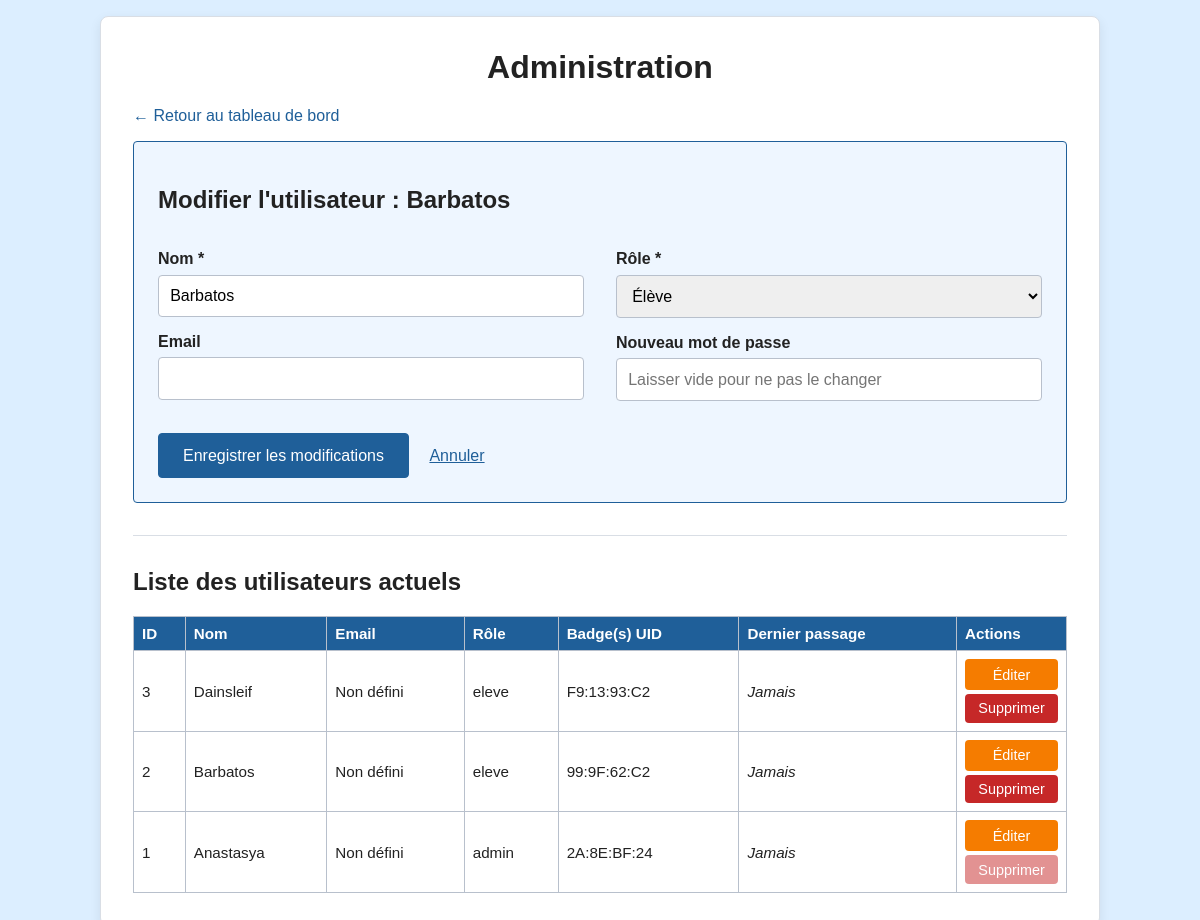
Page /gestion_utilisateurs.php?edit=2 (signed in) on the committed database.
### tables this page shows
CREATE TABLE `Utilisateur` (
  `id_user` int(11) NOT NULL AUTO_INCREMENT,
  `nom` varchar(50) NOT NULL,
  `prenom` varchar(50) DEFAULT NULL,
  `email` varchar(100) DEFAULT NULL,
  `mot_de_passe` varchar(255) DEFAULT NULL,
  `role` enum('admin','eleve') NOT NULL DEFAULT 'eleve',
  PRIMARY KEY (`id_user`)
);

### gestion_utilisateurs.php (the view, shortened to what this page needs)
<?php
require_once 'db.php';
$idUtilisateurAEditer = (int)($_GET['edit'] ?? 0);
$utilisateurAEditer = null;
if ($idUtilisateurAEditer > 0) {
    $reqEdit = $pdo->prepare('SELECT id_user, nom, email, role FROM Utilisateur WHERE id_user = :id');
    $reqEdit->execute(['id' => $idUtilisateurAEditer]);
    $utilisateurAEditer = $reqEdit->fetch();
}
try {
    $requeteSelect = $pdo->query('
        SELECT
            u.id_user, u.nom, u.email, u.role,
            GROUP_CONCAT(DISTINCT b.uid_badge SEPARATOR ", ") as badges,
            MAX(a.date_heure) as dernier_passage
        FROM Utilisateur u
        LEFT JOIN Badge b ON u.id_user = b.id_user
        LEFT JOIN Acces a ON b.id_badge = a.id_badge
        GROUP BY u.id_user
        ORDER BY u.id_user DESC
    ');
    $utilisateurs = $requeteSelect->fetchAll();
} catch (PDOException $e) {
    die("Erreur de récupération : " . $e->getMessage());
}
?>
<!DOCTYPE html>
<html lang="fr">
<head>
    <link rel="stylesheet" href="styleprojet.css">
</head>
<body>
    <main class="admin-main">
        <h1>Administration</h1>
        <p><a href="tableauDeBord.php" style="color: #1f5f99; text-decoration: none;">← Retour au tableau de bord</a></p>
        <?php if ($utilisateurAEditer): ?>
            <div style="background: #eef6ff; padding: 1.5rem; border: 1px solid #1f5f99; border-radius: 4px;">
                <h2>Modifier l'utilisateur : <?= htmlspecialchars($utilisateurAEditer['nom']) ?></h2>
                <form method="post" action="gestion_utilisateurs.php">
                    <div class="form-grid">
                        <div>
                            <p>
                                <label for="nom_modif">Nom *</label><br>
                                <input type="text" id="nom_modif" name="nom" value="<?= htmlspecialchars($utilisateurAEditer['nom'], ENT_QUOTES, 'UTF-8') ?>" required>
                            </p>
                            <p>
                                <label for="email_modif">Email</label><br>
                                <input type="email" id="email_modif" name="email" value="<?= htmlspecialchars((string)$utilisateurAEditer['email'], ENT_QUOTES, 'UTF-8') ?>">
                            </p>
                        </div>
                        <div>
                            <p>
                                <label for="role_modif">Rôle *</label><br>
                                <select id="role_modif" name="role" required>
                                    <option value="eleve" <?= $utilisateurAEditer['role'] === 'eleve' ? 'selected' : '' ?>>Élève</option>
                                </select>
                            </p>
                            <p>
                                <label for="mdp_modif">Nouveau mot de passe</label><br>
                                <input type="password" id="mdp_modif" name="mot_de_passe" placeholder="Laisser vide pour ne pas le changer">
                            </p>
                        </div>
                    </div>
                    <button type="submit" name="modifier_utilisateur" style="width: auto; margin-top: 1rem; padding: 0.8rem 1.5rem;">Enregistrer les modifications</button>
                    <a href="gestion_utilisateurs.php" style="display:inline-block; margin-left: 1rem; color:#1f5f99;">Annuler</a>
                </form>
            </div>
            <hr class="separateur">
        <?php endif; ?>
        <h2>Liste des utilisateurs actuels</h2>
        <table>
            <thead>
                <tr>
                    <th>ID</th>
                    <th>Nom</th>
                    <th>Email</th>
                    <th>Rôle</th>
                    <th>Badge(s) UID</th>
                    <th>Dernier passage</th>
                    <th style="width: 110px;">Actions</th>
                </tr>
            </thead>
            <tbody>
                <?php foreach ($utilisateurs as $user): ?>
                    <tr>
                        <td><?= (int)$user['id_user'] ?></td>
                        <td><?= htmlspecialchars($user['nom'], ENT_QUOTES, 'UTF-8') ?></td>
                        <td><?= htmlspecialchars($user['email'] ?? 'Non défini', ENT_QUOTES, 'UTF-8') ?></td>
                        <td><?= htmlspecialchars($user['role'], ENT_QUOTES, 'UTF-8') ?></td>
                        <td><?= htmlspecialchars($user['badges'] ?? 'Aucun', ENT_QUOTES, 'UTF-8') ?></td>
                        <td>
                            <?php
                            if ($user['dernier_passage']) {
                                echo htmlspecialchars(date('d/m/Y H:i', strtotime($user['dernier_passage'])));
                            } else {
                                echo '<em>Jamais</em>';
                            }
                            ?>
                        </td>
                        <td style="text-align: center;">
                            <a href="gestion_utilisateurs.php?edit=<?= (int)$user['id_user'] ?>" class="btn-action btn-editer" style="display: block; width: 100%; box-sizing: border-box;">Éditer</a>
                            <form method="post" action="gestion_utilisateurs.php" style="margin: 0;" onsubmit="return confirm('Êtes-vous sûr de vouloir supprimer l\'utilisateur <?= htmlspecialchars(addslashes($user['nom'])) ?> ?');">
                                <button type="submit" name="supprimer_utilisateur" class="btn-action btn-supprimer" <?= ((int)$user['id_user'] === (int)$_SESSION['id_user']) ? 'disabled style="opacity: 0.5; cursor: not-allowed;" title="Impossible"' : '' ?>>
                                    Supprimer
                                </button>
                            </form>
                        </td>
                    </tr>
                <?php endforeach; ?>
            </tbody>
        </table>
    </main>
</body>
</html>

### styleprojet.css (style rules this page uses)
* { box-sizing: border-box; }
body { margin: 0; min-height: 100vh; display: flex; align-items: center; justify-content: center; padding: 1rem; font-family: Arial, sans-serif; background: #dceeff; color: #222; }
main { width: 100%; max-width: 420px; padding: 2rem; background: #fff; border: 1px solid #d9dee5; border-radius: 8px; box-shadow: 0 4px 12px rgba(0, 0, 0, 0.08); }
h1 { margin-top: 0; text-align: center; }
label { display: inline-block; margin-bottom: 0.4rem; font-weight: bold; }
input, button { width: 100%; padding: 0.7rem; font: inherit; border: 1px solid #b8c0cc; border-radius: 4px; }
button { border-color: #1f5f99; background: #1f5f99; color: #fff; cursor: pointer; }

### gestion_utilisateurs.php (style rules this page uses)
.admin-main { max-width: 1000px; }
table { width: 100%; border-collapse: collapse; margin-top: 1rem; font-size: 0.95rem; }
th, td { border: 1px solid #b8c0cc; padding: 0.5rem; text-align: left; }
th { background: #1f5f99; color: white; }
select { width: 100%; padding: 0.7rem; border: 1px solid #b8c0cc; border-radius: 4px; font: inherit; }
hr.separateur { border: 0; border-top: 1px solid #d9dee5; margin: 2rem 0; }
.form-grid { display: grid; grid-template-columns: 1fr 1fr; gap: 2rem; }
.btn-action { display: inline-block; padding: 0.4rem 0.6rem; font-size: 0.9rem; text-decoration: none; border-radius: 4px; border: 1px solid transparent; cursor: pointer; }
.btn-editer { background: #f57c00; color: white; margin-bottom: 4px; }
.btn-supprimer { background: #c62828; color: white; border: none; width: 100%; }

### rows in the picture
utilisateur: nom "Barbatos", role "Élève", id_user "2", email "Non défini", role "eleve", badges "99:9F:62:C2"
utilisateur: id_user "3", nom "Dainsleif", email "Non défini", role "eleve", badges "F9:13:93:C2"
utilisateur: id_user "1", nom "Anastasya", email "Non défini", role "admin", badges "2A:8E:BF:24"
